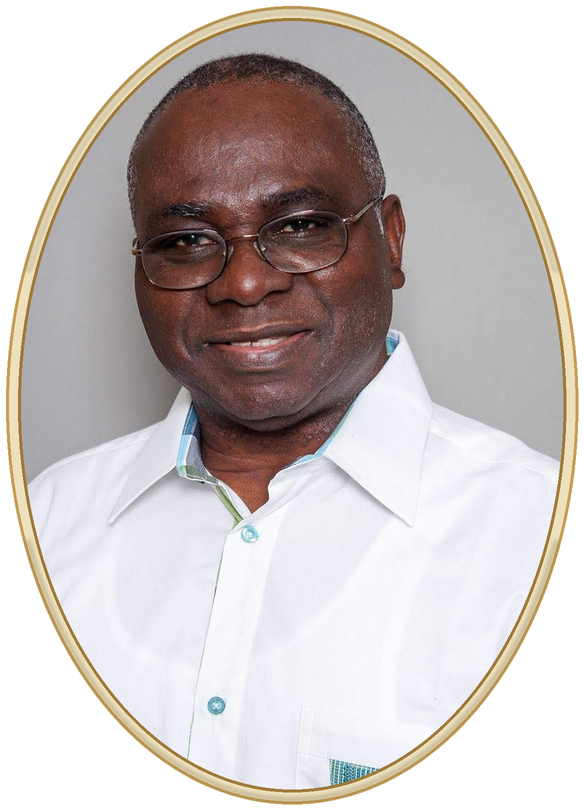
#> input picture src/oval.png, 584 x 810 px
$ python generate_web_assets.py
#> lines starting #> are read from the running program, lines starting #| are printed output that depends on the picture; after the words box and inside, x2 and y2 are one past the last pixel; in counts of white or black regions, pixels touching at a corner belong together
"""Generate web assets for the memorial site, reusing the established
floral engine and palette so the website matches the print materials.

Outputs (into ../togbey-memorial/img/):
  oval.png          clean gold-framed oval portrait, transparent outside the ellipse
  floral-corner.png single transparent eucalyptus+rose corner sprig (top-left orientation)
  share.png         1200x630 WhatsApp / Open Graph share card
"""
from PIL import Image, ImageDraw, ImageFont
import math, os

OUT = os.path.join(os.path.dirname(__file__), "..", "img")
os.makedirs(OUT, exist_ok=True)

# ---------- palette (from README) ----------
IVORY        = (251, 247, 238)
GOLD_DARK    = (158, 121, 56)
GOLD         = (196, 158, 86)
GOLD_PALE    = (224, 200, 148)
INK          = (44, 42, 42)
INK_SOFT     = (66, 64, 64)
SUBTLE       = (128, 124, 124)
SAGE_DARK    = (96, 116, 86)
SAGE         = (142, 165, 128)
SAGE_LIGHT   = (180, 195, 162)
WHITE_PETAL  = (252, 248, 240)
PETAL_SHADOW = (210, 198, 178)
ROSE_PINK    = (210, 168, 158)
ROSE_PINK_D  = (172, 130, 122)

SERIF  = os.path.join(os.path.dirname(__file__), "fonts", "EBGaramond.ttf")
ITAL   = os.path.join(os.path.dirname(__file__), "fonts", "EBGaramond-Italic.ttf")
SCRIPT = os.path.join(os.path.dirname(__file__), "fonts", "PinyonScript-Regular.ttf")

SCALE = 3

# ================= floral engine (lifted from flyer_single.py) =================
def _make_leaf(length, color, edge, variation=0):
    w = max(int(length * (0.50 + variation)), 10)
    h = max(int(length), 16)
    pad = 6
    leaf = Image.new("RGBA", (w + pad * 2, h + pad * 2), (0, 0, 0, 0))
    ld = ImageDraw.Draw(leaf)
    ld.ellipse([pad, pad, pad + w, pad + h], fill=color, outline=edge, width=2)
    ld.line([(pad + w / 2, pad + 4), (pad + w / 2, pad + h - 2)], fill=edge, width=1)
    hl = tuple(min(255, int(c * 1.20)) for c in color)
    ld.arc([pad + 1, pad + 1, pad + w - 1, pad + h - 1], 200, 340, fill=hl, width=2)
    return leaf

def _paste_leaf(canvas, cx, cy, length, angle_deg, color=SAGE, edge=SAGE_DARK, var=0):
    leaf = _make_leaf(length, color, edge, var)
    rot = leaf.rotate(-angle_deg + 90, resample=Image.BICUBIC, expand=True)
    canvas.paste(rot, (int(cx - rot.width / 2), int(cy - rot.height / 2)), rot)

def _make_petal(w, h, fill, edge):
    pad = 4
    p = Image.new("RGBA", (int(w) + pad * 2, int(h) + pad * 2), (0, 0, 0, 0))
    pd = ImageDraw.Draw(p)
    pd.ellipse([pad, pad, pad + w, pad + h], fill=fill, outline=edge, width=2)
    hl = tuple(min(255, int(c * 1.06)) for c in fill[:3])
    pd.arc([pad + 1, pad + 1, pad + w - 1, pad + h - 1], 200, 340, fill=hl, width=1)
    return p

def _paste_petal(canvas, cx, cy, w, h, angle_deg, fill, edge):
    p = _make_petal(w, h, fill, edge)
    rot = p.rotate(-angle_deg + 90, resample=Image.BICUBIC, expand=True)
    canvas.paste(rot, (int(cx - rot.width / 2), int(cy - rot.height / 2)), rot)

def _paste_rose(canvas, cx, cy, size, fill=WHITE_PETAL, edge=PETAL_SHADOW,
                center=ROSE_PINK, center_edge=ROSE_PINK_D):
    for ang in range(0, 360, 60):
        rad = math.radians(ang)
        _paste_petal(canvas, cx + size * 0.60 * math.cos(rad), cy + size * 0.60 * math.sin(rad),
                     size * 0.55, size * 0.80, ang + 90, fill, edge)
    for ang in range(30, 360 + 30, 60):
        rad = math.radians(ang)
        _paste_petal(canvas, cx + size * 0.38 * math.cos(rad), cy + size * 0.38 * math.sin(rad),
                     size * 0.46, size * 0.62, ang + 90, fill, edge)
    inner_fill = tuple(int(c * 0.96) for c in fill)
    for ang in range(0, 360, 72):
        rad = math.radians(ang)
        _paste_petal(canvas, cx + size * 0.20 * math.cos(rad), cy + size * 0.20 * math.sin(rad),
                     size * 0.34, size * 0.44, ang + 90, inner_fill, edge)
    dd = ImageDraw.Draw(canvas)
    bud_fill = tuple(int(c * 0.90) for c in fill)
    dd.ellipse([cx - size * 0.22, cy - size * 0.22, cx + size * 0.22, cy + size * 0.22],
               fill=bud_fill, outline=edge, width=2)
    dd.ellipse([cx - size * 0.14, cy - size * 0.14, cx + size * 0.14, cy + size * 0.14],
               fill=center, outline=center_edge, width=2)
    dd.ellipse([cx - size * 0.06, cy - size * 0.06, cx + size * 0.06, cy + size * 0.06],
               fill=GOLD_PALE)

def _paste_bud(canvas, cx, cy, size, fill=ROSE_PINK, edge=ROSE_PINK_D):
    dd = ImageDraw.Draw(canvas)
    dd.ellipse([cx - size, cy - size, cx + size, cy + size], fill=fill, outline=edge, width=2)
    hl = tuple(min(255, int(c * 1.18)) for c in fill)
    dd.arc([cx - size + 2, cy - size + 2, cx + size - 2, cy + size - 2], 200, 320, fill=hl, width=2)

def _stem_curve(start, ang_deg, length, curve=0.10, n=50):
    pts = []
    ang_rad = math.radians(ang_deg)
    perp = ang_rad + math.pi / 2
    for i in range(n):
        u = i / (n - 1)
        offset = curve * length * math.sin(u * math.pi)
        x = start[0] + length * u * math.cos(ang_rad) + offset * math.cos(perp)
        y = start[1] + length * u * math.sin(ang_rad) + offset * math.sin(perp)
        pts.append((x, y))
    return pts

def _draw_stem(canvas, pts, base_width=6):
    dd = ImageDraw.Draw(canvas)
    n = len(pts)
    for i in range(n - 1):
        w = int(max(2, base_width - (i / n) * 3))
        dd.line([pts[i], pts[i + 1]], fill=SAGE_DARK, width=w)

def _floral_corner(canvas, cx, cy, sx, sy):
    pts_h = _stem_curve((cx, cy), 0 if sx > 0 else 180, 380 * SCALE, curve=0.10 * sx * sy, n=50)
    _draw_stem(canvas, pts_h, base_width=6 * SCALE)
    for k, (t, length, side, var) in enumerate([(0.13, 64, 1, 0.0), (0.27, 82, -1, 0.05),
                                                 (0.42, 98, 1, -0.05), (0.58, 92, -1, 0.0),
                                                 (0.74, 80, 1, 0.05), (0.90, 58, -1, -0.05)]):
        idx = int(t * (len(pts_h) - 1)); lx, ly = pts_h[idx]
        nxp = pts_h[min(idx + 1, len(pts_h) - 1)]
        stem_ang = math.degrees(math.atan2(nxp[1] - ly, nxp[0] - lx))
        color = SAGE if k % 2 == 0 else SAGE_LIGHT
        _paste_leaf(canvas, lx, ly, length * SCALE, stem_ang + side * 65 * sy, color=color, var=var)
    pts_v = _stem_curve((cx, cy), 90 if sy > 0 else -90, 290 * SCALE, curve=-0.10 * sx * sy, n=50)
    _draw_stem(canvas, pts_v, base_width=6 * SCALE)
    for k, (t, length, side, var) in enumerate([(0.16, 66, -1, 0.05), (0.34, 86, 1, -0.05),
                                                 (0.52, 92, -1, 0.0), (0.72, 78, 1, 0.05),
                                                 (0.90, 56, -1, -0.05)]):
        idx = int(t * (len(pts_v) - 1)); lx, ly = pts_v[idx]
        nxp = pts_v[min(idx + 1, len(pts_v) - 1)]
        stem_ang = math.degrees(math.atan2(nxp[1] - ly, nxp[0] - lx))
        color = SAGE_LIGHT if k % 2 == 0 else SAGE
        _paste_leaf(canvas, lx, ly, length * SCALE, stem_ang + side * 65 * sx, color=color, var=var)
    _paste_rose(canvas, cx + sx * 28 * SCALE, cy + sy * 28 * SCALE, 54 * SCALE)
    bx, by = pts_h[int(0.42 * len(pts_h))]; _paste_rose(canvas, bx, by - sy * 12 * SCALE, 38 * SCALE)
    vx, vy = pts_v[int(0.46 * len(pts_v))]
    _paste_rose(canvas, vx + sx * 12 * SCALE, vy, 34 * SCALE,
                fill=ROSE_PINK, edge=ROSE_PINK_D, center=GOLD_DARK,
                center_edge=tuple(int(c * 0.7) for c in GOLD_DARK))
    bx, by = pts_h[int(0.75 * len(pts_h))]; _paste_bud(canvas, bx + sx * 6 * SCALE, by + sy * -20 * SCALE, 14 * SCALE)
    bx, by = pts_v[int(0.72 * len(pts_v))]; _paste_bud(canvas, bx + sx * -12 * SCALE, by + sy * 4 * SCALE, 14 * SCALE)
    bx, by = pts_h[int(0.92 * len(pts_h))]; _paste_bud(canvas, bx, by - sy * 14 * SCALE, 11 * SCALE,
                                                        fill=WHITE_PETAL, edge=PETAL_SHADOW)

# ---------------- 1. clean transparent oval portrait ----------------
oval = Image.open("oval.png").convert("RGBA")
ow, oh = oval.size
#> ow = 584; oh = 810
mask = Image.new("L", (ow, oh), 0)
#> mask: PIL image 584x810 L; every value is 0
ImageDraw.Draw(mask).ellipse([2, 2, ow - 3, oh - 3], fill=255)
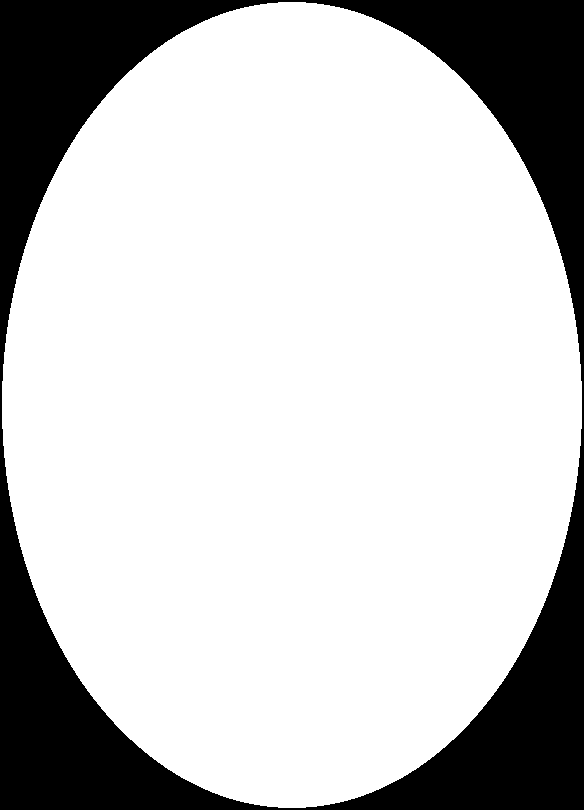
#> mask: PIL image 584x810 L; 77.6% white; 1 black region, box (x1, y1, x2, y2) and area: (0, 0, 584, 810) 105956
oval.putalpha(mask)
oval.save(os.path.join(OUT, "oval.png"))
print("oval.png", oval.size)
#| oval.png (584, 810)

# ---------------- 2. transparent corner sprig (top-left orientation) ----------------
FW, FH = 640, 560
layer = Image.new("RGBA", (FW * SCALE, FH * SCALE), (0, 0, 0, 0))
#> layer: PIL image 1920x1680 RGBA; every value is 0
_floral_corner(layer, 120 * SCALE, 120 * SCALE, 1, 1)
#> the loop in _floral_corner, `for k, (t, length, side, var) in enumerate([(0.13, 64, 1, 0.0), (0.27,..` made 6 passes
#> pass 1, in _paste_leaf, `leaf = _make_leaf(length, color, edge, var)`:
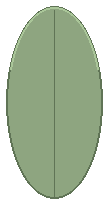
#> leaf: PIL image 108x204 RGBA; mean R, G, B, A 93.1, 108.4, 83.9, 170; transparent parts drawn white
#> the loop in _floral_corner, `for k, (t, length, side, var) in enumerate([(0.16, 66, -1, 0.05), (0.3..` made 5 passes
#> pass 1, in _paste_leaf (call 7), `leaf = _make_leaf(length, color, edge, var)`:
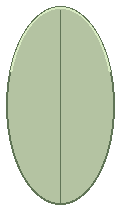
#> leaf: PIL image 120x210 RGBA; mean R, G, B, A 118.9, 129.3, 107, 172.5; transparent parts drawn white
#> after the loop in _floral_corner, `for k, (t, length, side, var) in enumerate([(0.16, 66, -1, 0.05), (0.3..`:
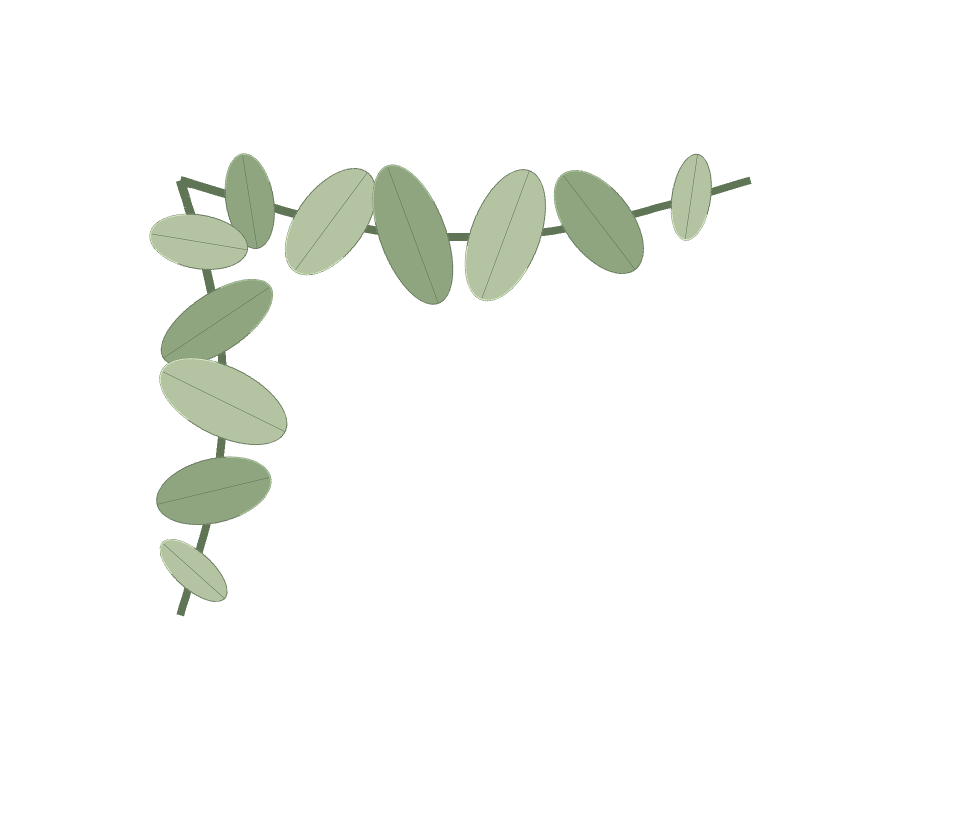
#> canvas: PIL image 1920x1680 RGBA (shown at 1/2 size); mean R, G, B, A 12.2, 13.7, 11, 19.9; transparent parts drawn white
#> the loop in _paste_rose, `for ang in range(30, 360 + 30, 60):` made 6 passes
#> rad on passes 1 to 6: 0.524, 1.57, 2.62, 3.67, 4.71, 5.76
#> the loop in _paste_rose, `for ang in range(0, 360, 72):` made 5 passes
#> rad on passes 1 to 5: 0, 1.26, 2.51, 3.77, 5.03
#> the loop in _paste_rose (call 2), `for ang in range(0, 360, 60):` made 6 passes
#> rad on passes 1 to 6: 0, 1.05, 2.09, 3.14, 4.19, 5.24
#> pass 1, in _paste_petal (call 18), `p = _make_petal(w, h, fill, edge)`:
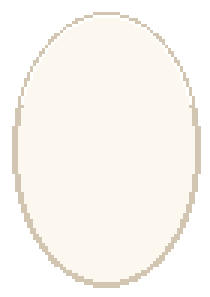
#> p: PIL image 70x99 RGBA (shown 3 times larger); mean R, G, B, A 163.1, 160.1, 154.2, 167.4; transparent parts drawn white
#> the loop in _paste_rose (call 2), `for ang in range(30, 360 + 30, 60):` made 6 passes
#> the loop in _paste_rose (call 2), `for ang in range(0, 360, 72):` made 5 passes
#> pass 1, in _paste_petal (call 30), `p = _make_petal(w, h, fill, edge)`:
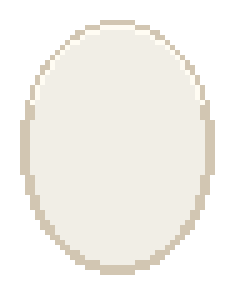
#> p: PIL image 46x58 RGBA (shown 5 times larger); mean R, G, B, A 138.1, 135.6, 130, 148.4; transparent parts drawn white
#> pass 3, in _paste_petal (call 32), `rot = p.rotate(-angle_deg + 90, resample=Image.BICUBIC, expand=True)`:
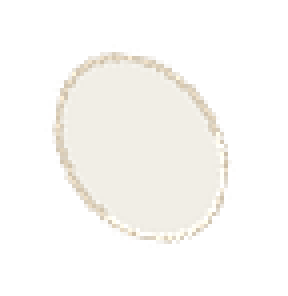
#> rot: PIL image 72x74 RGBA (shown 4 times larger); mean R, G, B, A 73.7, 72.1, 68.9, 74.3; transparent parts drawn white
layer = layer.resize((FW, FH), Image.LANCZOS)
bbox = layer.getbbox()
#> bbox = (97, 99, 504, 413)
pad = 6
bbox = (max(0, bbox[0] - pad), max(0, bbox[1] - pad),
        min(FW, bbox[2] + pad), min(FH, bbox[3] + pad))
#> bbox = (91, 93, 510, 419)
layer.crop(bbox).save(os.path.join(OUT, "floral-corner.png"))
print("floral-corner.png", layer.crop(bbox).size)
#| floral-corner.png (419, 326)

# ---------------- 3. WhatsApp / Open Graph share card (1200x630) ----------------
SW, SH = 1200, 630
card = Image.new("RGB", (SW, SH), IVORY)
cd = ImageDraw.Draw(card)
# double gold frame
mm = 26
cd.rectangle((mm, mm, SW - mm, SH - mm), outline=GOLD_DARK, width=2)
cd.rectangle((mm + 10, mm + 10, SW - mm - 10, SH - mm - 10), outline=GOLD_PALE, width=1)
# small floral sprig in the two left corners
sl = Image.new("RGBA", (FW * SCALE, FH * SCALE), (0, 0, 0, 0))
_floral_corner(sl, 120 * SCALE, 120 * SCALE, 1, 1)
#> the loop in _floral_corner (call 2), `for k, (t, length, side, var) in enumerate([(0.13, 64, 1, 0.0), (0.27,..` made 6 passes
#> (idx, lx, ly, nxp, stem_ang) on passes 1 to 6: (6, 499.6, 402.8, (522.9, 409.5), 16.03), (13, 662.4, 444.4, (685.7, 449.1), 11.51), (20, 825.3, 469.3, (848.6, 471.1), 4.56), (28, 1011.4, 471.1, (1034.7, 469.3), -4.56), (36, 1197.6, 444.4, (1220.8, 439.3), -12.33), (44, 1383.7, 395.9, (1406.9, 388.9), -16.76)
#> the loop in _floral_corner (call 2), `for k, (t, length, side, var) in enumerate([(0.16, 66, -1, 0.05), (0.3..` made 5 passes
#> (idx, lx, ly, nxp, stem_ang) on passes 1 to 5: (7, 397.7, 484.3, (402.7, 502), 74.44), (16, 434.4, 644.1, (437.1, 661.8), 81.24), (25, 447, 803.9, (446.6, 821.6), 91.15), (35, 428, 981.4, (424.4, 999.2), 101.5), (44, 387.4, 1141.2, (382.1, 1159), 106.8)
sl = sl.resize((int(FW * 0.7), int(FH * 0.7)), Image.LANCZOS)
card.paste(sl, (mm - 30, mm - 30), sl)
sl2 = sl.transpose(Image.FLIP_TOP_BOTTOM)
card.paste(sl2, (mm - 30, SH - mm - sl2.height + 30), sl2)
# oval portrait on the left
ph = 430
pw = int(ph * oval.width / oval.height)
#> pw = 310
ov = oval.resize((pw, ph), Image.LANCZOS)
ox = 150
oy = (SH - ph) // 2
card.paste(ov, (ox, oy), ov)

def fnt(path, size, axis=None):
    fo = ImageFont.truetype(path, size)
    if axis is not None:
        try: fo.set_variation_by_axes([axis])
        except Exception: pass
    return fo

def center_text(draw, cx, y, text, font, fill, anchor="mm"):
    draw.text((cx, y), text, font=font, fill=fill, anchor=anchor)

# right-side text block
tx = ox + pw + 90
#> tx = 550
right_w = SW - tx - mm - 30
#> right_w = 594
tcx = tx + right_w // 2
#> tcx = 847
cd.text((tcx, 215), "En Mémoire de Notre Très Cher et Regretté",
        font=fnt(ITAL, 26), fill=INK_SOFT, anchor="mm")
cd.text((tcx, 285), "Dr. TOGBEY", font=fnt(SERIF, 58, 700), fill=INK, anchor="mm")
cd.text((tcx, 343), "Kwamy Maoussi Félix", font=fnt(SERIF, 46, 700), fill=INK, anchor="mm")
cd.text((tcx, 400), "1948  –  2026", font=fnt(SERIF, 34, 600), fill=GOLD_DARK, anchor="mm")
cd.text((tcx, 455), "Repose en paix.", font=fnt(SCRIPT, 48), fill=GOLD_DARK, anchor="mm")
card.save(os.path.join(OUT, "share.png"))
print("share.png", card.size)
#| share.png (1200, 630)

$ run again, with src/crop_clean_v7.png copied over src/oval.png
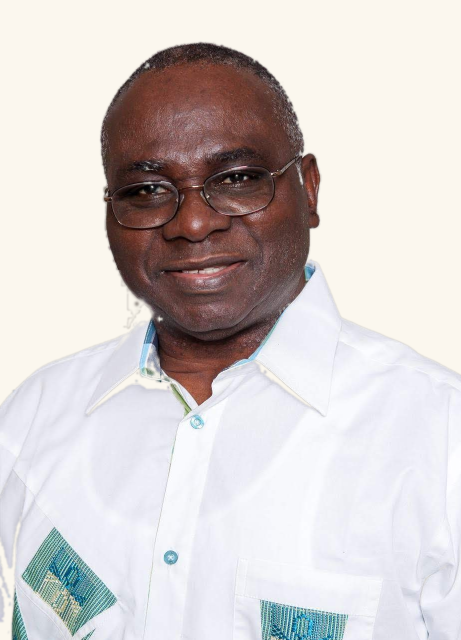
#> input picture src/crop_clean_v7.png, 922 x 1280 px (shown at 1/2 size)
#> `ImageDraw.Draw(mask).ellipse([2, 2, ow - 3, oh - 3], fill=255)`:
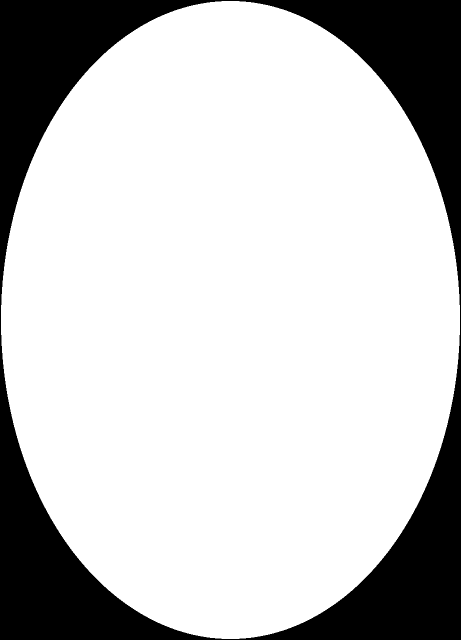
#> mask: PIL image 922x1280 L (shown at 1/2 size); 77.9% white; 1 black region, box (x1, y1, x2, y2) and area: (0, 0, 922, 1280) 260316
#> `oval.putalpha(mask)`:
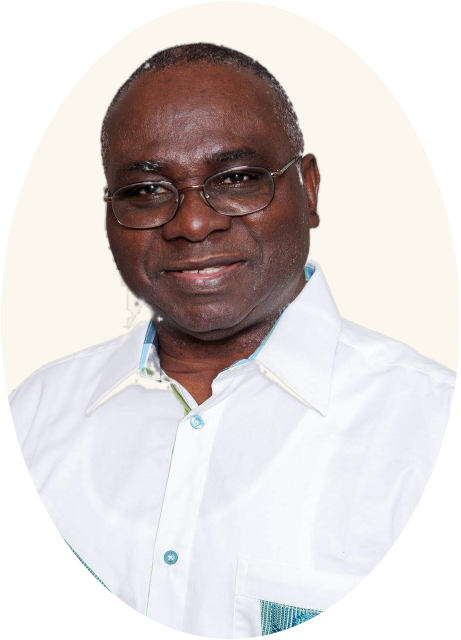
#> oval: PIL image 922x1280 RGBA (shown at 1/2 size); mean R, G, B, A 211.6, 205.4, 204.6, 198.8; transparent parts drawn white
#| oval.png (922, 1280)
#> layer: PIL image 1920x1680 RGBA; every value is 0
#> the loop in _paste_rose, `for ang in range(30, 360 + 30, 60):` made 6 passes
#> rad on passes 1 to 6: 0.524, 1.57, 2.62, 3.67, 4.71, 5.76
#> the loop in _paste_rose, `for ang in range(0, 360, 72):` made 5 passes
#> rad on passes 1 to 5: 0, 1.26, 2.51, 3.77, 5.03
#> the loop in _paste_rose (call 2), `for ang in range(0, 360, 60):` made 6 passes
#> rad on passes 1 to 6: 0, 1.05, 2.09, 3.14, 4.19, 5.24
#> the loop in _paste_rose (call 2), `for ang in range(30, 360 + 30, 60):` made 6 passes
#> the loop in _paste_rose (call 2), `for ang in range(0, 360, 72):` made 5 passes
#> `bbox = layer.getbbox()`: bbox = (97, 99, 504, 413)
#> `bbox = (max(0, bbox[0] - pad), max(0, bbox[1] - pad), min(FW, bbox[2] ..`: bbox = (91, 93, 510, 419)
#| floral-corner.png (419, 326)
#> the loop in _floral_corner (call 2), `for k, (t, length, side, var) in enumerate([(0.13, 64, 1, 0.0), (0.27,..` made 6 passes
#> (idx, lx, ly, nxp, stem_ang) on passes 1 to 6: (6, 499.6, 402.8, (522.9, 409.5), 16.03), (13, 662.4, 444.4, (685.7, 449.1), 11.51), (20, 825.3, 469.3, (848.6, 471.1), 4.56), (28, 1011.4, 471.1, (1034.7, 469.3), -4.56), (36, 1197.6, 444.4, (1220.8, 439.3), -12.33), (44, 1383.7, 395.9, (1406.9, 388.9), -16.76)
#> the loop in _floral_corner (call 2), `for k, (t, length, side, var) in enumerate([(0.16, 66, -1, 0.05), (0.3..` made 5 passes
#> (idx, lx, ly, nxp, stem_ang) on passes 1 to 5: (7, 397.7, 484.3, (402.7, 502), 74.44), (16, 434.4, 644.1, (437.1, 661.8), 81.24), (25, 447, 803.9, (446.6, 821.6), 91.15), (35, 428, 981.4, (424.4, 999.2), 101.5), (44, 387.4, 1141.2, (382.1, 1159), 106.8)
#| share.png (1200, 630)
